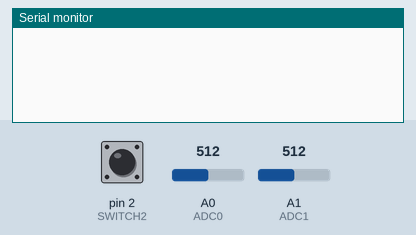
Recording of a program running on a simulated Arduino Uno, built with avr-gcc and run on an emulated ATmega328P. Shown: the last lines printed to the serial monitor. The test bench sets the inputs (shaded band); at power-on: pin 2 (SWITCH2) HIGH, A0 (ADC0) = 512, A1 (ADC1) = 512.

Above: at 1.2 s.
1.3 s: pin 2 (SWITCH2) pulled LOW for 0.15 s
At 2.2 s:
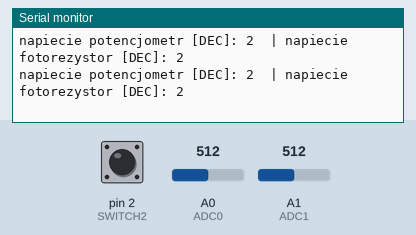
2.9 s: pin 2 (SWITCH2) driven LOW
At 3.01 s:
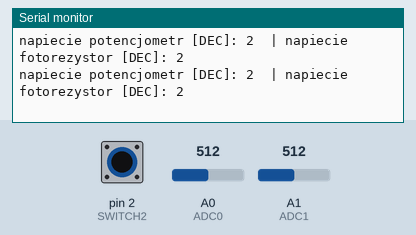
5.9 s: A0 (ADC0) set to 716
At 5.93 s:
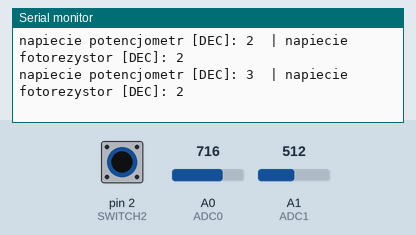
8.9 s: A1 (ADC1) set to 716
At 8.96 s:
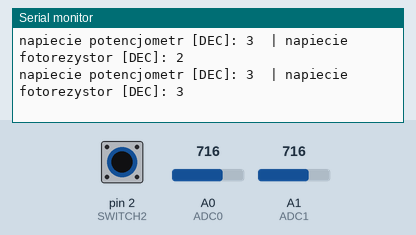
11.9 s: A0 (ADC0) set to 900
At 11.99 s:
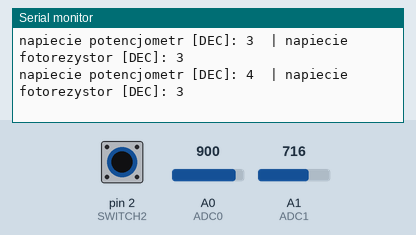
13.4 s: A1 (ADC1) set to 900
At 13.4 s:
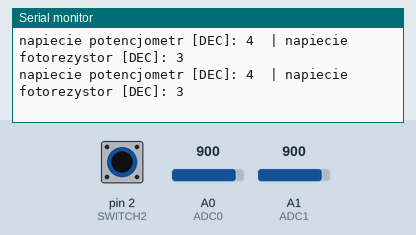
Timing chart, 0 to 15.9 s (numbered marks = the images above; inputs shaded):
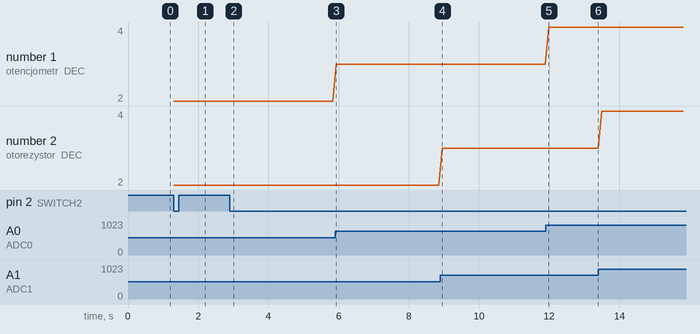

The program:

main.cpp
```cpp
#include <Arduino.h>
#define ADC0 A0
#define ADC1 A1
#define SWITCH2 2
int pomiarPotencjometr = 0;
int pomiarFotorezystor = 0;
int napieciePotencjometr = 0;
int napiecieFotorezystor = 0;
int ileWcisnieto = 0;

void setup() {
  Serial.begin(9600);
  pinMode(SWITCH2, INPUT_PULLUP);
}

void loop() {
  if(digitalRead(SWITCH2) == LOW) {
    pomiarPotencjometr = analogRead(ADC0);
    pomiarFotorezystor = analogRead(ADC1);
    napieciePotencjometr = map(pomiarPotencjometr, 0, 1023, 0, 5);
    napiecieFotorezystor = map(pomiarFotorezystor, 0, 1023, 0, 5);
    Serial.print("napiecie potencjometr [DEC]: ");
    Serial.print(napieciePotencjometr, DEC);
    Serial.print("\t| napiecie fotorezystor [DEC]: ");
    Serial.print(napiecieFotorezystor, DEC);
    Serial.print("\n");
    ileWcisnieto += 1;
    delay(100);

    /*
    =poprzedni kod=
    Serial.print("\t| napiecie [BIN]: ");
    Serial.print(napiecie, BIN);
    Serial.print("\t| napiecie [OCT]: ");
    Serial.print(napiecie, OCT);
    Serial.print("\t| napiecie [HEX]: ");
    Serial.print(napiecie, HEX);
    Serial.println();
    */
    //lub Serial.print('\n');
    //delay(1000);
  }
}
```

Measured:
- after the input at 1.3 s, the serial monitor: prints a new line at once (image 1)
- after the input at 5.9 s, the serial monitor: prints a new line at once (image 3)
- after the input at 8.9 s, the serial monitor: prints a new line after 0.06 s (image 4)
- after the input at 11.9 s, the serial monitor: prints a new line after 0.08 s (image 5)
- plotted number 1: 2 → 3 after the input at 5.9 s, 3 → 4 after the input at 11.9 s
